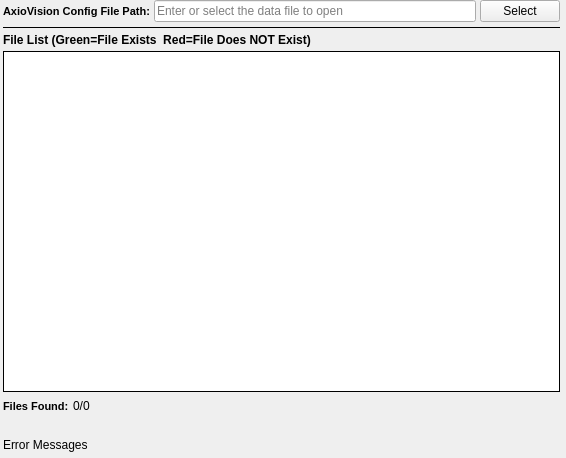
<?xml version="1.0" encoding="UTF-8"?>
<ui version="4.0">
 <class>ZeissListWidget</class>
 <widget class="QWidget" name="ZeissListWidget">
  <property name="geometry">
   <rect>
    <x>0</x>
    <y>0</y>
    <width>566</width>
    <height>458</height>
   </rect>
  </property>
  <property name="windowTitle">
   <string/>
  </property>
  <layout class="QVBoxLayout" name="verticalLayout">
   <property name="spacing">
    <number>4</number>
   </property>
   <property name="leftMargin">
    <number>3</number>
   </property>
   <property name="topMargin">
    <number>0</number>
   </property>
   <property name="rightMargin">
    <number>6</number>
   </property>
   <property name="bottomMargin">
    <number>6</number>
   </property>
   <item>
    <layout class="QHBoxLayout" name="horizontalLayout_2">
     <property name="bottomMargin">
      <number>0</number>
     </property>
     <item>
      <widget class="QLabel" name="label_29">
       <property name="toolTip">
        <string>The directory that contains the .ang or .ctf files</string>
       </property>
       <property name="styleSheet">
        <string notr="true">QLabel {
font-weight: bold;
font-size: 11px;
}</string>
       </property>
       <property name="text">
        <string>AxioVision Config File Path:</string>
       </property>
       <property name="alignment">
        <set>Qt::AlignCenter</set>
       </property>
      </widget>
     </item>
     <item>
      <widget class="QtSLineEdit" name="inputDir">
       <property name="placeholderText">
        <string>Enter or select the data file to open</string>
       </property>
      </widget>
     </item>
     <item>
      <widget class="QPushButton" name="inputDirBtn">
       <property name="text">
        <string>Select</string>
       </property>
      </widget>
     </item>
    </layout>
   </item>
   <item>
    <widget class="Line" name="line_9">
     <property name="frameShadow">
      <enum>QFrame::Plain</enum>
     </property>
     <property name="orientation">
      <enum>Qt::Horizontal</enum>
     </property>
    </widget>
   </item>
   <item>
    <widget class="QLabel" name="label_57">
     <property name="font">
      <font>
       <weight>75</weight>
       <italic>false</italic>
       <bold>true</bold>
      </font>
     </property>
     <property name="text">
      <string>File List (Green=File Exists  Red=File Does NOT Exist)</string>
     </property>
    </widget>
   </item>
   <item>
    <widget class="QListWidget" name="fileListView">
     <property name="sizePolicy">
      <sizepolicy hsizetype="Expanding" vsizetype="MinimumExpanding">
       <horstretch>0</horstretch>
       <verstretch>0</verstretch>
      </sizepolicy>
     </property>
     <property name="toolTip">
      <string>The list of files that will be imported in the order they will be imported into the HDF5 Ebsd File</string>
     </property>
     <property name="frameShape">
      <enum>QFrame::Box</enum>
     </property>
     <property name="frameShadow">
      <enum>QFrame::Plain</enum>
     </property>
    </widget>
   </item>
   <item>
    <layout class="QHBoxLayout" name="horizontalLayout">
     <property name="bottomMargin">
      <number>0</number>
     </property>
     <item>
      <widget class="QLabel" name="label_47">
       <property name="styleSheet">
        <string notr="true">QLabel {
font-weight: bold;
font-size: 11px;
}</string>
       </property>
       <property name="text">
        <string>Files Found:</string>
       </property>
       <property name="alignment">
        <set>Qt::AlignLeading|Qt::AlignLeft|Qt::AlignVCenter</set>
       </property>
      </widget>
     </item>
     <item>
      <widget class="QLabel" name="totalFilesFound">
       <property name="text">
        <string>0/0</string>
       </property>
      </widget>
     </item>
     <item>
      <spacer name="horizontalSpacer">
       <property name="orientation">
        <enum>Qt::Horizontal</enum>
       </property>
       <property name="sizeHint" stdset="0">
        <size>
         <width>40</width>
         <height>20</height>
        </size>
       </property>
      </spacer>
     </item>
    </layout>
   </item>
   <item>
    <widget class="QLabel" name="montageInfoLabel">
     <property name="text">
      <string/>
     </property>
     <property name="wordWrap">
      <bool>true</bool>
     </property>
    </widget>
   </item>
   <item>
    <widget class="QLabel" name="errorMessage">
     <property name="text">
      <string>Error Messages</string>
     </property>
    </widget>
   </item>
  </layout>
 </widget>
 <customwidgets>
  <customwidget>
   <class>QtSLineEdit</class>
   <extends>QLineEdit</extends>
   <header location="global">QtSLineEdit.h</header>
  </customwidget>
 </customwidgets>
 <resources/>
 <connections/>
</ui>
